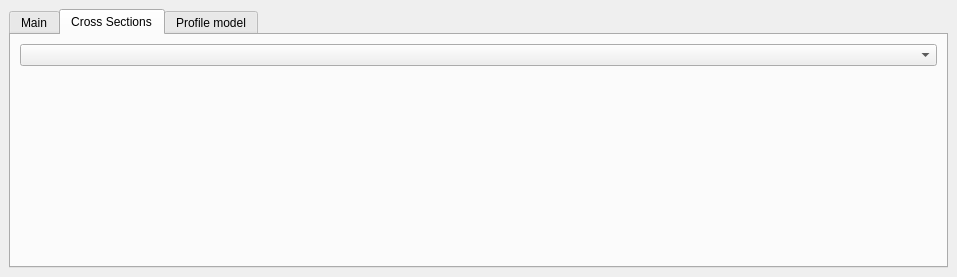
<?xml version="1.0" encoding="UTF-8"?>
<ui version="4.0">
 <class>DockWidget</class>
 <widget class="QDockWidget" name="DockWidget">
  <property name="geometry">
   <rect>
    <x>0</x>
    <y>0</y>
    <width>957</width>
    <height>277</height>
   </rect>
  </property>
  <property name="sizePolicy">
   <sizepolicy hsizetype="Expanding" vsizetype="Expanding">
    <horstretch>0</horstretch>
    <verstretch>0</verstretch>
   </sizepolicy>
  </property>
  <property name="windowTitle">
   <string>Solver</string>
  </property>
  <widget class="QWidget" name="dockWidgetContents">
   <layout class="QVBoxLayout" name="verticalLayout">
    <item>
     <widget class="QTabWidget" name="tabWidget">
      <property name="currentIndex">
       <number>1</number>
      </property>
      <widget class="QWidget" name="tab_main">
       <attribute name="title">
        <string>Main</string>
       </attribute>
       <layout class="QGridLayout" name="gridLayout">
        <item row="1" column="2">
         <widget class="QLabel" name="label_helper">
          <property name="text">
           <string>TextLabel</string>
          </property>
         </widget>
        </item>
        <item row="1" column="1">
         <widget class="QGroupBox" name="groupBox_Profile_settings">
          <property name="title">
           <string>Profile select</string>
          </property>
          <layout class="QVBoxLayout" name="verticalLayout_2">
           <item>
            <widget class="QLabel" name="label_mainProfile">
             <property name="sizePolicy">
              <sizepolicy hsizetype="Preferred" vsizetype="Fixed">
               <horstretch>0</horstretch>
               <verstretch>0</verstretch>
              </sizepolicy>
             </property>
             <property name="mouseTracking">
              <bool>false</bool>
             </property>
             <property name="text">
              <string>Select main Profile line</string>
             </property>
            </widget>
           </item>
           <item>
            <widget class="QComboBox" name="comboBox_Profile_select">
             <property name="maxVisibleItems">
              <number>10</number>
             </property>
            </widget>
           </item>
           <item>
            <widget class="QPushButton" name="button_Profile_select">
             <property name="text">
              <string>Create new</string>
             </property>
            </widget>
           </item>
           <item>
            <widget class="QPushButton" name="button_Profile_clear">
             <property name="text">
              <string>Clear</string>
             </property>
            </widget>
           </item>
          </layout>
         </widget>
        </item>
        <item row="1" column="0">
         <widget class="QGroupBox" name="groupBox_CSection_settings">
          <property name="title">
           <string>Cross-sections select</string>
          </property>
          <property name="checkable">
           <bool>false</bool>
          </property>
          <layout class="QVBoxLayout" name="verticalLayout_3">
           <item>
            <widget class="QLabel" name="label_CSections_count">
             <property name="sizePolicy">
              <sizepolicy hsizetype="Preferred" vsizetype="Fixed">
               <horstretch>0</horstretch>
               <verstretch>0</verstretch>
              </sizepolicy>
             </property>
             <property name="text">
              <string>Count of cross-sections</string>
             </property>
            </widget>
           </item>
           <item>
            <widget class="QSpinBox" name="spin_CSections_count">
             <property name="sizePolicy">
              <sizepolicy hsizetype="Minimum" vsizetype="Fixed">
               <horstretch>0</horstretch>
               <verstretch>0</verstretch>
              </sizepolicy>
             </property>
             <property name="minimum">
              <number>0</number>
             </property>
             <property name="maximum">
              <number>30</number>
             </property>
            </widget>
           </item>
           <item>
            <widget class="QPushButton" name="button_CSections_select">
             <property name="text">
              <string>Select</string>
             </property>
            </widget>
           </item>
           <item>
            <widget class="QPushButton" name="button_CSections_clear">
             <property name="text">
              <string>Clear</string>
             </property>
            </widget>
           </item>
          </layout>
         </widget>
        </item>
       </layout>
      </widget>
      <widget class="QWidget" name="tab_CSections">
       <attribute name="title">
        <string>Cross Sections</string>
       </attribute>
       <layout class="QVBoxLayout" name="verticalLayout_CSections">
        <item>
         <widget class="QComboBox" name="comboBox_CSections_show"/>
        </item>
        <item>
         <widget class="QFrame" name="frame_CSections"/>
        </item>
       </layout>
      </widget>
      <widget class="QWidget" name="tab_Profilemodel">
       <attribute name="title">
        <string>Profile model</string>
       </attribute>
       <layout class="QVBoxLayout" name="verticalLayout_Profilemodel">
        <item>
         <widget class="QFrame" name="frame_Profilemodel"/>
        </item>
       </layout>
      </widget>
     </widget>
    </item>
   </layout>
  </widget>
 </widget>
 <resources/>
 <connections/>
</ui>
